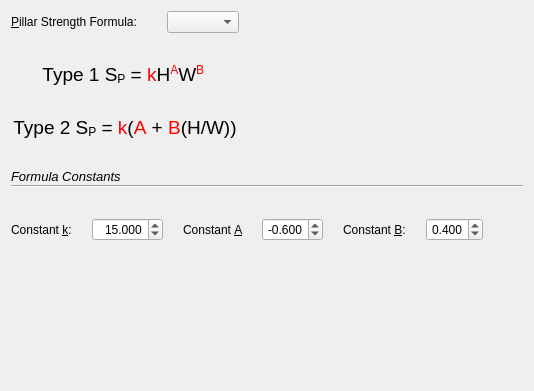
  <widget class="QWizardPage" name="pillarStrengthPage">
   <layout class="QVBoxLayout" name="verticalLayout_16">
    <property name="spacing">
     <number>30</number>
    </property>
    <item>
     <layout class="QHBoxLayout" name="horizontalLayout_5">
      <property name="sizeConstraint">
       <enum>QLayout::SetFixedSize</enum>
      </property>
      <item>
       <layout class="QVBoxLayout" name="verticalLayout_14">
        <item>
         <layout class="QFormLayout" name="formLayout_5">
          <item row="0" column="0">
           <widget class="QLabel" name="label_6">
            <property name="text">
             <string>&amp;Pillar Strength Formula:</string>
            </property>
            <property name="buddy">
             <cstring>pillarFormulaComboBox</cstring>
            </property>
           </widget>
          </item>
          <item row="0" column="1">
           <widget class="QComboBox" name="pillarFormulaComboBox"/>
          </item>
         </layout>
        </item>
        <item>
         <widget class="QLabel" name="label_12">
          <property name="text">
           <string>&lt;p align=&quot;center&quot; style=&quot; margin-top:0px; margin-bottom:0px; margin-left:0px; margin-right:0px; -qt-block-indent:0; text-indent:0px;&quot;&gt;&lt;span style=&quot; font-size:14pt;&quot;&gt;Type 1 S&lt;/span&gt;&lt;span style=&quot; font-size:14pt; vertical-align:sub;&quot;&gt;P&lt;/span&gt;&lt;span style=&quot; font-size:14pt;&quot;&gt; = &lt;span style=&quot; font-size:14pt; color:#ff0000;&quot;&gt;k&lt;/span&gt;H&lt;/span&gt;&lt;span style=&quot; font-size:14pt; color:#ff0000; vertical-align:super;&quot;&gt;A&lt;/span&gt;&lt;span style=&quot; font-size:14pt;&quot;&gt;W&lt;/span&gt;&lt;span style=&quot; font-size:14pt; color:#ff0000; vertical-align:super;&quot;&gt;B                  &lt;/span&gt;&lt;/p&gt;
</string>
          </property>
          <property name="textFormat">
           <enum>Qt::AutoText</enum>
          </property>
         </widget>
        </item>
        <item>
         <widget class="QLabel" name="label_11">
          <property name="text">
           <string>&lt;p align=&quot;center&quot; style=&quot; margin-top:0px; margin-bottom:0px; margin-left:0px; margin-right:0px; -qt-block-indent:0; text-indent:0px;&quot;&gt;&lt;span style=&quot; font-size:14pt;&quot;&gt;Type 2  S&lt;/span&gt;&lt;span style=&quot; font-size:14pt; vertical-align:sub;&quot;&gt;P&lt;/span&gt;&lt;span style=&quot; font-size:14pt;&quot;&gt; = &lt;/span&gt;&lt;span style=&quot; font-size:14pt; color:#ff0000;&quot;&gt;k&lt;/span&gt;&lt;span style=&quot; font-size:14pt;&quot;&gt;(&lt;/span&gt;&lt;span style=&quot; font-size:14pt; color:#ff0000;&quot;&gt;A&lt;/span&gt;&lt;span style=&quot; font-size:14pt;&quot;&gt; + &lt;/span&gt;&lt;span style=&quot; font-size:14pt; color:#ff0000;&quot;&gt;B&lt;/span&gt;&lt;span style=&quot; font-size:14pt;&quot;&gt;(H/W))&lt;/span&gt;&lt;/p&gt;</string>
          </property>
         </widget>
        </item>
       </layout>
      </item>
      <item>
       <spacer name="horizontalSpacer_5">
        <property name="orientation">
         <enum>Qt::Horizontal</enum>
        </property>
        <property name="sizeHint" stdset="0">
         <size>
          <width>40</width>
          <height>20</height>
         </size>
        </property>
       </spacer>
      </item>
     </layout>
    </item>
    <item>
     <layout class="QVBoxLayout" name="verticalLayout_15">
      <item>
       <layout class="QVBoxLayout" name="verticalLayout_13">
        <property name="spacing">
         <number>1</number>
        </property>
        <property name="sizeConstraint">
         <enum>QLayout::SetMaximumSize</enum>
        </property>
        <item>
         <widget class="QLabel" name="label_5">
          <property name="font">
           <font>
            <pointsize>10</pointsize>
            <italic>true</italic>
           </font>
          </property>
          <property name="text">
           <string>Formula Constants</string>
          </property>
         </widget>
        </item>
        <item>
         <widget class="Line" name="line_5">
          <property name="orientation">
           <enum>Qt::Horizontal</enum>
          </property>
         </widget>
        </item>
       </layout>
      </item>
      <item>
       <layout class="QHBoxLayout" name="horizontalLayout_7">
        <property name="spacing">
         <number>20</number>
        </property>
        <item>
         <layout class="QFormLayout" name="formLayout_7">
          <property name="sizeConstraint">
           <enum>QLayout::SetFixedSize</enum>
          </property>
          <property name="fieldGrowthPolicy">
           <enum>QFormLayout::FieldsStayAtSizeHint</enum>
          </property>
          <property name="labelAlignment">
           <set>Qt::AlignRight|Qt::AlignTrailing|Qt::AlignVCenter</set>
          </property>
          <item row="0" column="0">
           <widget class="QLabel" name="constantKLabel">
            <property name="text">
             <string>Constant &amp;k:</string>
            </property>
            <property name="buddy">
             <cstring>constantKDoubleSpinBox</cstring>
            </property>
           </widget>
          </item>
          <item row="0" column="1">
           <widget class="QDoubleSpinBox" name="constantKDoubleSpinBox">
            <property name="alignment">
             <set>Qt::AlignRight|Qt::AlignTrailing|Qt::AlignVCenter</set>
            </property>
            <property name="decimals">
             <number>3</number>
            </property>
            <property name="maximum">
             <double>500.000000000000000</double>
            </property>
            <property name="value">
             <double>15.000000000000000</double>
            </property>
           </widget>
          </item>
         </layout>
        </item>
        <item>
         <layout class="QFormLayout" name="formLayout_8">
          <property name="sizeConstraint">
           <enum>QLayout::SetFixedSize</enum>
          </property>
          <property name="fieldGrowthPolicy">
           <enum>QFormLayout::FieldsStayAtSizeHint</enum>
          </property>
          <property name="labelAlignment">
           <set>Qt::AlignRight|Qt::AlignTrailing|Qt::AlignVCenter</set>
          </property>
          <item row="0" column="0">
           <widget class="QLabel" name="constantALabel">
            <property name="text">
             <string>Constant &amp;A</string>
            </property>
            <property name="buddy">
             <cstring>constantADoubleSpinBox</cstring>
            </property>
           </widget>
          </item>
          <item row="0" column="1">
           <widget class="QDoubleSpinBox" name="constantADoubleSpinBox">
            <property name="alignment">
             <set>Qt::AlignRight|Qt::AlignTrailing|Qt::AlignVCenter</set>
            </property>
            <property name="decimals">
             <number>3</number>
            </property>
            <property name="minimum">
             <double>-1.000000000000000</double>
            </property>
            <property name="maximum">
             <double>1.000000000000000</double>
            </property>
            <property name="value">
             <double>-0.600000000000000</double>
            </property>
           </widget>
          </item>
         </layout>
        </item>
        <item>
         <layout class="QFormLayout" name="formLayout_6">
          <property name="sizeConstraint">
           <enum>QLayout::SetFixedSize</enum>
          </property>
          <property name="fieldGrowthPolicy">
           <enum>QFormLayout::FieldsStayAtSizeHint</enum>
          </property>
          <property name="labelAlignment">
           <set>Qt::AlignRight|Qt::AlignTrailing|Qt::AlignVCenter</set>
          </property>
          <item row="0" column="0">
           <widget class="QLabel" name="bLabel">
            <property name="text">
             <string>Constant &amp;B:</string>
            </property>
            <property name="buddy">
             <cstring>bDoubleSpinBox</cstring>
            </property>
           </widget>
          </item>
          <item row="0" column="1">
           <widget class="QDoubleSpinBox" name="bDoubleSpinBox">
            <property name="alignment">
             <set>Qt::AlignRight|Qt::AlignTrailing|Qt::AlignVCenter</set>
            </property>
            <property name="decimals">
             <number>3</number>
            </property>
            <property name="maximum">
             <double>1.000000000000000</double>
            </property>
            <property name="value">
             <double>0.400000000000000</double>
            </property>
           </widget>
          </item>
         </layout>
        </item>
        <item>
         <spacer name="horizontalSpacer_7">
          <property name="orientation">
           <enum>Qt::Horizontal</enum>
          </property>
          <property name="sizeHint" stdset="0">
           <size>
            <width>40</width>
            <height>20</height>
           </size>
          </property>
         </spacer>
        </item>
       </layout>
      </item>
     </layout>
    </item>
    <item>
     <spacer name="verticalSpacer_6">
      <property name="orientation">
       <enum>Qt::Vertical</enum>
      </property>
      <property name="sizeHint" stdset="0">
       <size>
        <width>20</width>
        <height>139</height>
       </size>
      </property>
     </spacer>
    </item>
   </layout>
  </widget>
